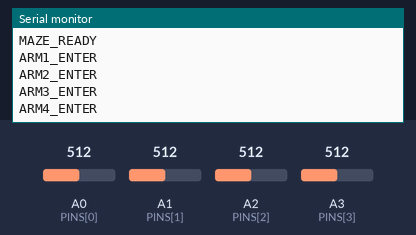
A sketch run on a simulated Arduino Uno, built with avr-gcc and run on an emulated ATmega328P. Parts: the last lines printed to the serial monitor. Inputs (shaded band) come from the test bench; at power-on: A0 (PINS[0]) = 512, A1 (PINS[1]) = 512, A2 (PINS[2]) = 512, A3 (PINS[3]) = 512.

Above: at 1.2 s.
1.3 s: A0 (PINS[0]) set to 190
At 2.3 s:
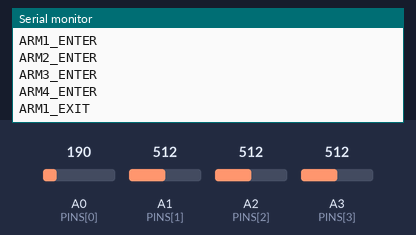
2.8 s: A1 (PINS[1]) set to 190
At 3.2 s:
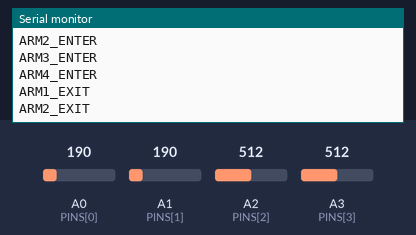
4.3 s: A2 (PINS[2]) set to 190
At 4.9 s:
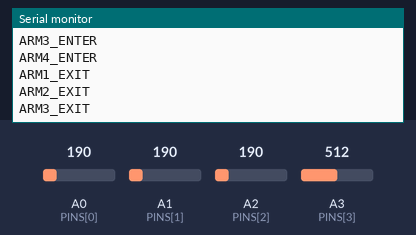
5.8 s: A3 (PINS[3]) set to 190
At 6.9 s:
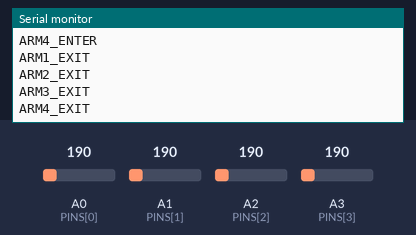

Measured:
- after the input at 1.3 s, the serial monitor: prints a new line after 0.07 s (image 1)
- after the input at 2.8 s, the serial monitor: prints a new line after 0.06 s (image 2)
- after the input at 4.3 s, the serial monitor: prints a new line after 0.08 s (image 3)
- after the input at 5.8 s, the serial monitor: prints a new line after 0.07 s (image 4)

The sketch:

plus_maze_final.ino
```cpp
// ============================================================
// Automated Four-Arm Elevated Plus Maze
// Arduino Uno Firmware — Tinkercad Compatible
//
// Circuit (repeat for each arm):
//   5V → FSR → junction → Analog Pin (A0/A1/A2/A3)
//                  |
//                10kΩ
//                  |
//                 GND
//
// A0 = Arm 1 (Closed)
// A1 = Arm 2 (Closed)
// A2 = Arm 3 (Open)
// A3 = Arm 4 (Open)
// ============================================================

const int NUM_ARMS     = 4;
const int PINS[4]      = {A0, A1, A2, A3};
const int THRESHOLD    = 200;  // ADC value above this = arm occupied
const int DEBOUNCE_MS  = 50;   // ms to wait before confirming state change
const int SAMPLE_MS    = 20;   // main loop delay

bool armState[4]            = {false, false, false, false};
bool lastRawState[4]        = {false, false, false, false};
unsigned long debounceTimer[4] = {0, 0, 0, 0};

void setup() {
  Serial.begin(9600);
  for (int i = 0; i < NUM_ARMS; i++) {
    pinMode(PINS[i], INPUT);
  }
  Serial.println("MAZE_READY");
}

void loop() {
  unsigned long now = millis();

  for (int i = 0; i < NUM_ARMS; i++) {
    int val          = analogRead(PINS[i]);
    bool rawOccupied = (val > THRESHOLD);

    // If raw state changed, reset debounce timer
    if (rawOccupied != lastRawState[i]) {
      lastRawState[i]   = rawOccupied;
      debounceTimer[i]  = now;
    }

    // Only confirm state change after debounce period
    if ((now - debounceTimer[i]) >= DEBOUNCE_MS) {
      if (rawOccupied != armState[i]) {
        armState[i] = rawOccupied;

        // Send event over serial
        Serial.print("ARM");
        Serial.print(i + 1);
        if (armState[i]) {
          Serial.println("_ENTER");
        } else {
          Serial.println("_EXIT");
        }
      }
    }
  }

  delay(SAMPLE_MS);
}
```
